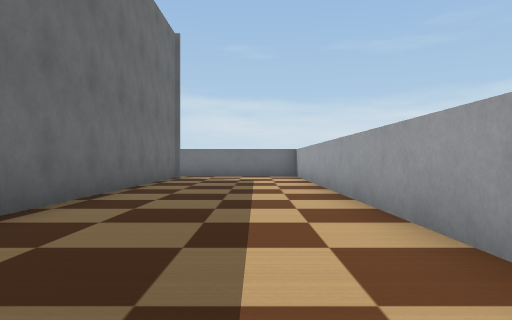
view 1 (above)

21 first-person views from a walk through a world built for the Webots simulator. The camera is 0.06 m above the floor, looks level and sees 70° across. The floor is counted in squares, 0.1 m on a side. Each view is taken from the middle of a square. On the plan, view 1 faces up. The plan holds only what a view shows up to about 10 squares ahead; the rest is blank. Robots are left out. Simple shapes and patterns stand in for the simulator's stock objects.

view 2
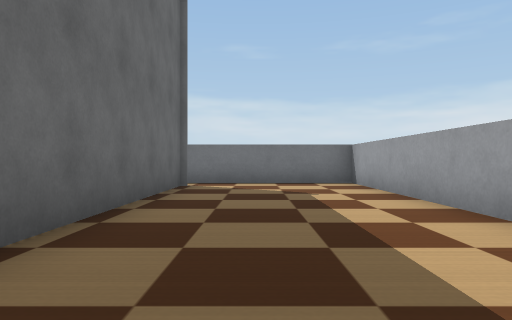

view 3
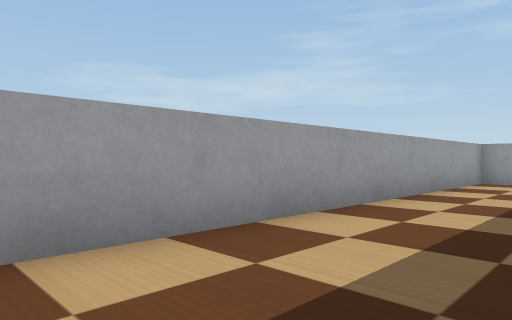

view 4
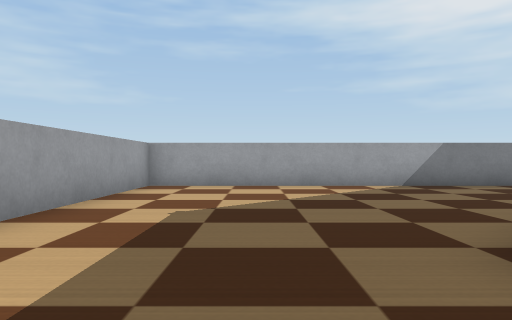

view 5
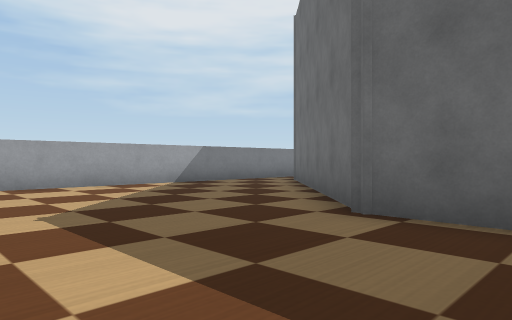

view 6
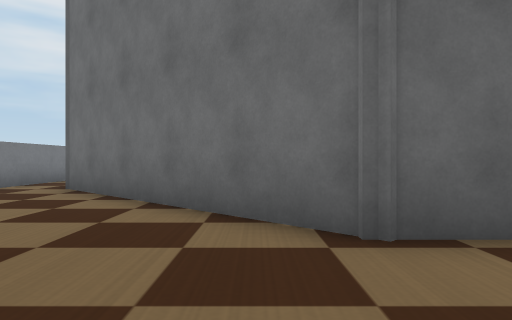

view 7
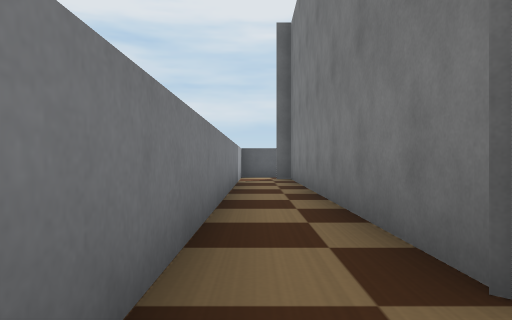

view 8
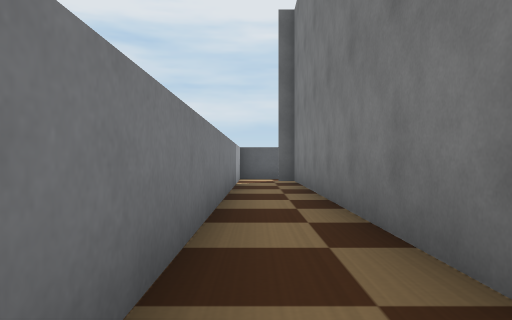

view 9
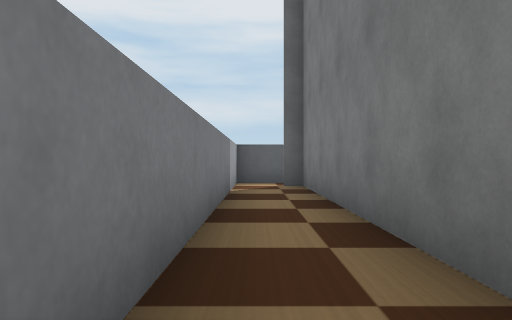

view 10
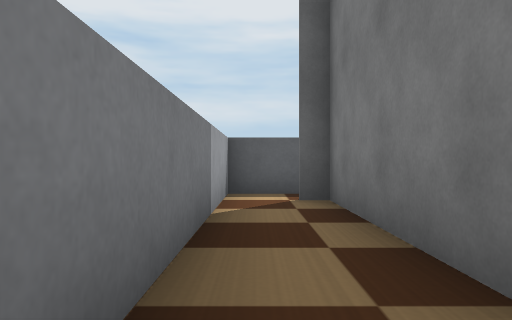

view 11
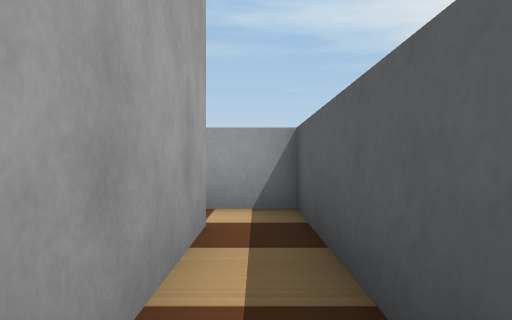

view 12
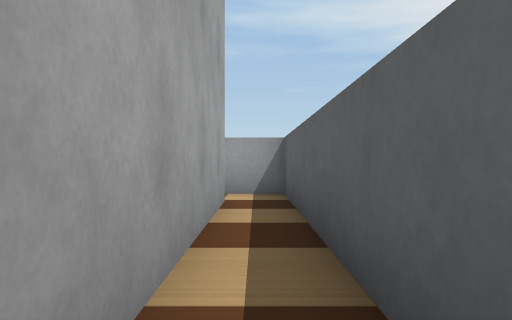

view 13
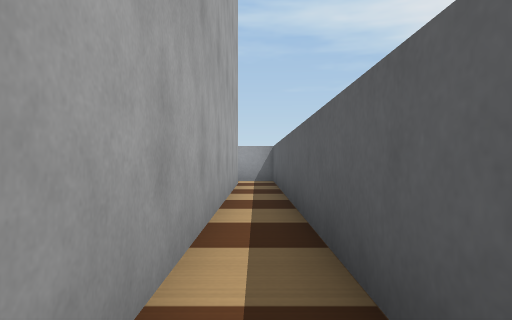

view 14
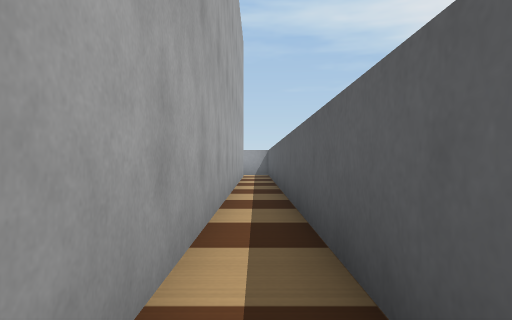

view 15
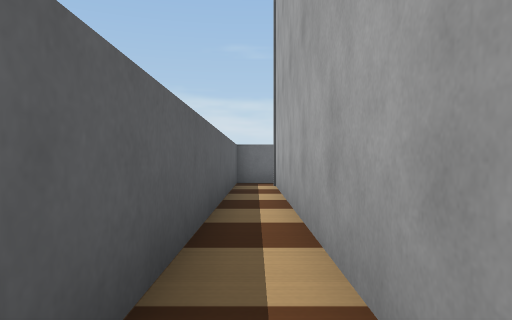

view 16
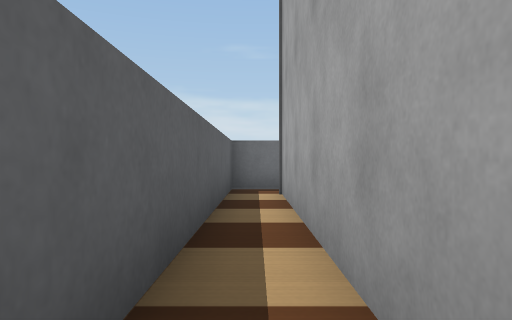

view 17
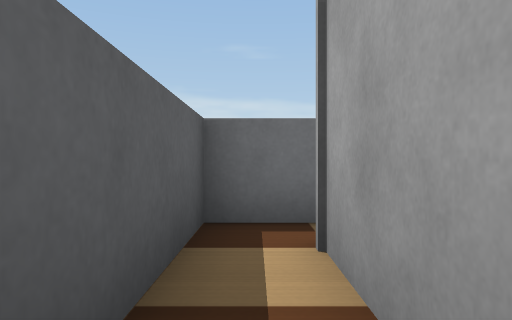

view 18
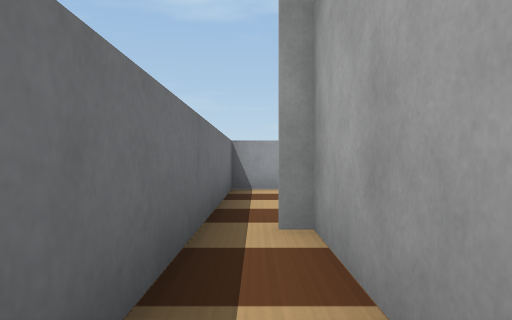

view 19
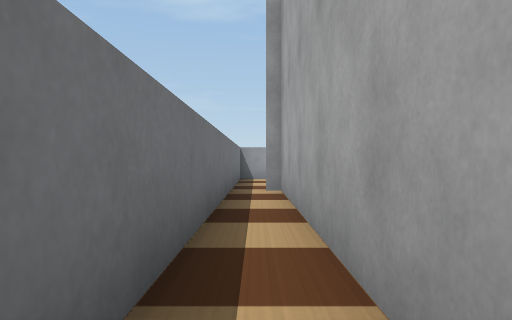

view 20
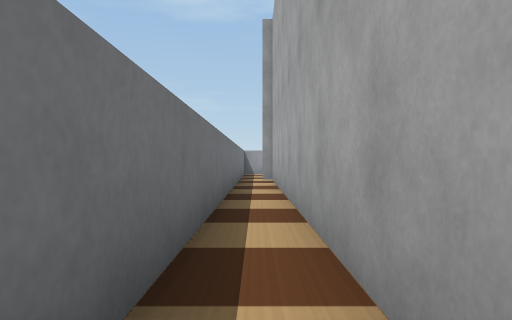

view 21
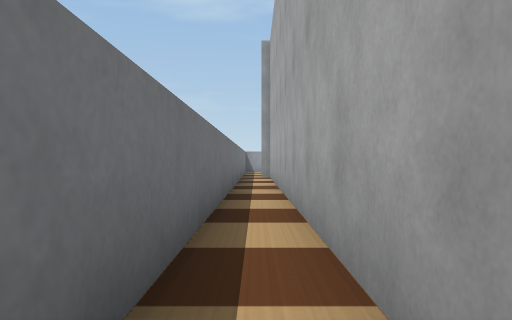

### Floor plan
Points are (right, up) in squares from view 1. A wall is a line through its corners. A room is listed if a view was taken in it or the views show most of it. See-through windows are left out.
Room 1 (views 1, 2, 3, 4, 5, 6, 7, 8, 9, 10)
walls: (-2.7, 1.4) (-2.7, -0.1) (-7.6, -4.9) (-17.4, -4.9); (-2.7, 12.5) (-2.7, 3.9); (-17.5, -6.5) (1.5, -6.5) (1.5, 13.5) (-3, 13.5)
ways out: opening at (-18, -6) to room 2; gap at (-3, 13) to room 3
Room 2 (views 11, 12, 13, 14, 15, 16, 17)
walls: (-17.5, 1.6) (-17.5, 6.6); (-17.5, 8.4) (-17.5, 12.5); (-17.5, -5.4) (-17.5, -0.4); (-18.5, 12.5) (-18.5, -6.5) (-17.5, -6.5)
ways out: opening at (-18, -6) to room 1; opening at (-18, 12) to room 3
Room 3 (views 18, 19, 20, 21)
walls: (-15.4, 12.5) (-2.7, 12.5); (-17.4, 13.5) (-18.5, 13.5) (-18.5, 12.5); (-3, 13.5) (-15.4, 13.5)
ways out: gap at (-3, 13) to room 1; opening at (-18, 12) to room 2

Positions as (right, up) in squares from view 1, and headings:
1: (0, 0), facing up
2: (-1, 4), facing up
3: (-1, 4), facing down-right
4: (-1, 2), facing down
5: (1, 2), facing down-left
6: (0, -1), facing left
7: (-6, -6), facing left
8: (-7, -6), facing left
9: (-9, -6), facing left
10: (-12, -6), facing left
11: (-18, -2), facing down
12: (-18, 0), facing down
13: (-18, 4), facing down
14: (-18, 8), facing down
15: (-18, 4), facing up
16: (-18, 6), facing up
17: (-18, 10), facing up
18: (-6, 13), facing right
19: (-10, 13), facing right
20: (-14, 13), facing right
21: (-16, 13), facing right
